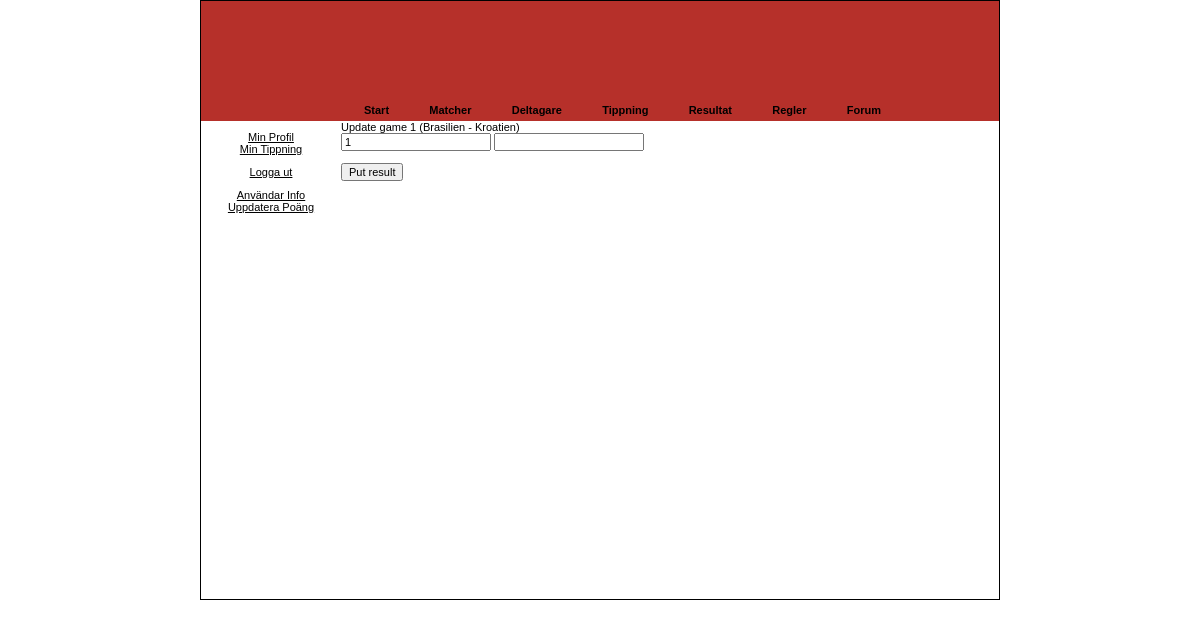
Page /index.php?sida=putresult&gameId=1 (signed in) on the earlier database version.
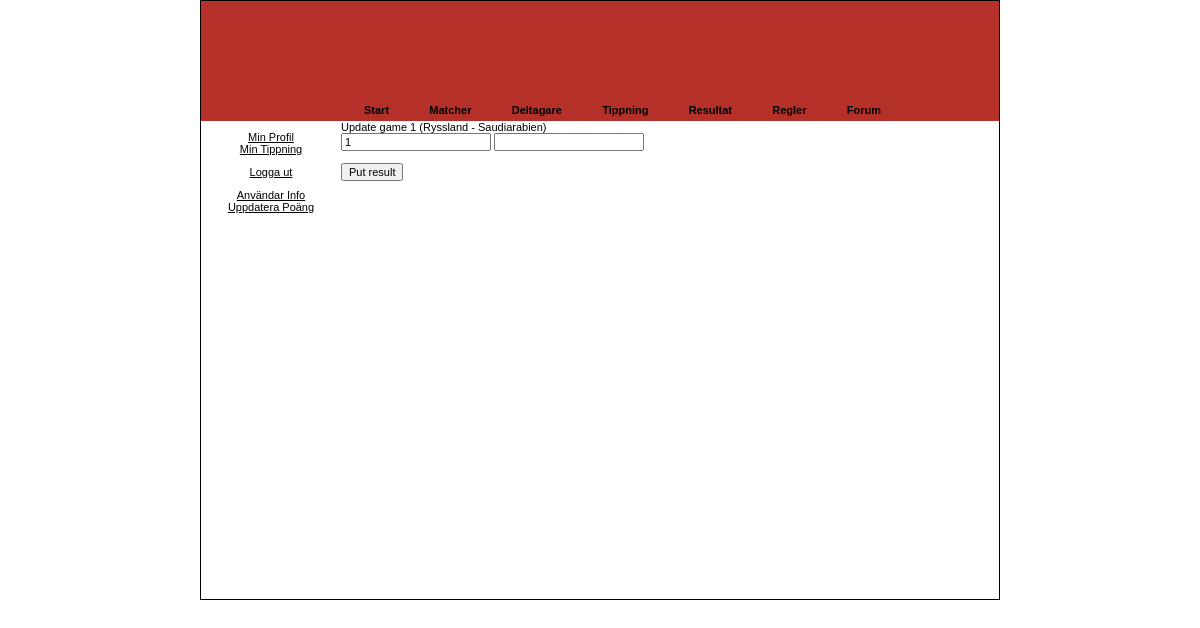
Same page on the later database version.
### tables this page shows
CREATE TABLE IF NOT EXISTS `lag` (

  `id` int(11) NOT NULL,

  `lag` varchar(5) DEFAULT NULL,

  `countryName_sv` varchar(45) DEFAULT NULL,

  `countryName_en` varchar(45) DEFAULT NULL,

  `countryShort` varchar(45) DEFAULT NULL,

  `flagImage` varchar(45) DEFAULT NULL,

  PRIMARY KEY (`id`)

);

### config.php (called while the page is built, shortened)
<?php
$dbname = "ola1_setippning";
?>

### sidor/putresult.php (the view, shortened to what this page needs)
<?php
if($_SESSION['admin']) {
	if (!isset($_POST['putresult'])) {
?>
		<form action="index.jsp?sida=putresult" method="POST">
<?php
		$gameId = $_GET['gameId'];
		$game = mysqli_query($opendb,"SELECT * FROM matcher WHERE ID = ".$gameId.";") or die(mysqli_error($opendb));
		$game = mysqli_fetch_array($game);
		$home = mysqli_query($opendb,"SELECT * FROM $dbname.lag WHERE $dbname.lag.lag = '".$game['hemma']."';") or die(mysqli_error($opendb));
		$home = mysqli_fetch_array($home);
		$gone = mysqli_query($opendb, "SELECT * FROM $dbname.lag WHERE $dbname.lag.lag = '".$game['borta']."';") or die(mysqli_error($opendb));
		$gone = mysqli_fetch_array($gone);
?>
		Update game <?=$gameId?> (<?=$home['countryName_sv'] ?> - <?=$gone['countryName_sv']?>)<br>
			<input type="text" name="gameId" value="<?=$gameId?>" />
			<input type="text" name="result"></input>
			<br>
			<br>
			<input type="submit" value="Put result" />
		</form>
<?php
	} else if (isset($_POST['gameId']) && isset($_POST['result'])){
		$gameId = $_POST['gameId'];
		$result = $_POST['result'];
		mysqli_query($opendb, "UPDATE tippning SET m".$gameId."='". strtoupper($result) ."' WHERE id = -1;") or die(mysqli_error($opendb));
		if ($gameId > $grundspel_max) {
			$newHome = $_POST['home'];
			$newGone = $_POST['gone'];
			mysqli_query($opendb, "UPDATE tippning SET m".$gameId."a='".$newHome."', m".$gameId."b='".$newGone."' WHERE id = -1;") or die(mysqli_error($opendb));
			mysqli_query($opendb, "UPDATE matcher SET hemma='".$newHome."', borta='".$newGone."' WHERE id = ".$gameId.";") or die(mysqli_error($opendb));
		}
?>
		Game <?=$gameId?> updated successfully!
		Result: <?=$result?><br>
<?php
		if ($gameId > $grundspel_max) {
?>
			Home: <?=$newHome?><br>
			Gone: <?=$newGone?><br>
<?php
		}
?>
		<br>
		<br>
		<a href="index.php?sida=update">Update points!</a> | <a href="index.jsp">Go home</a>
<?php
	}
} else {
	echo 'Permission denied!';
}
?>

Differences in the rows shown:
no longer on this page (row edited): lag: countryName_sv "Kroatien"
changed lag: countryName_sv "Brasilien" → "Ryssland"
now on this page (row edited): lag: countryName_sv "Saudiarabien"
